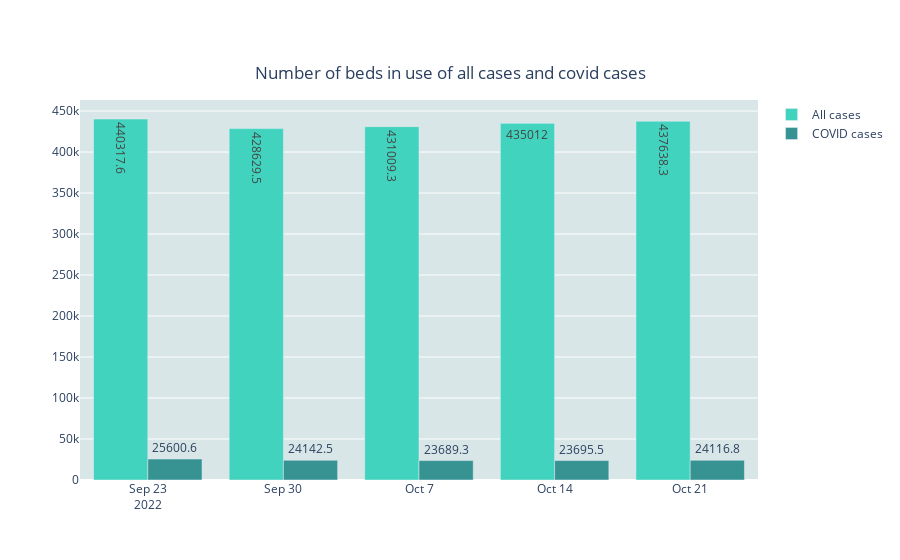

Notebook code for this chart:
### Markdown cell above
## 1.4 Number of Beds in use of all cases and covid cases

This bar plot shows the total number of hospital beds used per week for all causes and covid cases in the recent five weeks. On Oct 21, 2022, 2626 more beds were in use for all cases, and there are 421 beds occupied by patients have Covid.

### Code cell
# IV
with conn.transaction():
    # Extract the number of beds in use    
    cur.execute("SELECT report_date, SUM(total_occupied_0) "
                "AS total_occupied_all, "
                "SUM(inpatient_beds_occupied_covid) "
                "AS total_occupied_covid FROM "
                "(SELECT report_date, inpatient_beds_occupied_covid, "
                "total_adult_hospital_beds_occupied + "
                "total_pediatric_hospital_beds_occupied + "
                "total_icu_beds_occupied + "
                "inpatient_beds_occupied_covid AS total_occupied_0 "
                "FROM facility_reports) AS a "
                "GROUP BY report_date "
                "ORDER BY report_date;")
    data_used = pd.DataFrame(
        cur.fetchall(), columns=["report_date", 
                                 "all_used_beds",
                                 "covid_used_beds"]
        )


# Make the bar plot
fig_4_bar = go.Figure()
fig_4_bar.add_trace(go.Bar(
    x=data_used['report_date'],
    y=data_used['all_used_beds'],
    text=data_used['all_used_beds'],
    textposition='auto',
    name='All cases',
    marker_color='#41D3BD'
))
fig_4_bar.add_trace(go.Bar(
    x=data_used['report_date'],
    y=data_used['covid_used_beds'],
    text=data_used['covid_used_beds'],
    textposition='auto',
    name='COVID cases',
    marker_color='#379392'
))

fig_4_bar.update_layout(
    title={
        "text":"Number of beds in use of all cases and covid cases",
        "y":0.88,
        "x":0.5,
        "xanchor":"center",
        "yanchor":"top"
    },
    plot_bgcolor='#D8E6E7')

fig_4_bar.show()

### Figure 1 — Plotly figure (JSON) as saved in the notebook; plotly's stock layout.template omitted (floating-point values rounded to 4 significant figures)
{"data": [{"marker": {"color": "#41D3BD"}, "name": "All cases", "text": [440300.0, 428600.0, 431000.0, 435012, 437600.0], "textposition": "auto", "type": "bar", "x": ["2022-09-23", "2022-09-30", "2022-10-07", "2022-10-14", "2022-10-21"], "y": [440300.0, 428600.0, 431000.0, 435012, 437600.0]}, {"marker": {"color": "#379392"}, "name": "COVID cases", "text": [25600.0, 24140.0, 23690.0, 23700.0, 24120.0], "textposition": "auto", "type": "bar", "x": ["2022-09-23", "2022-09-30", "2022-10-07", "2022-10-14", "2022-10-21"], "y": [25600.0, 24140.0, 23690.0, 23700.0, 24120.0]}], "layout": {"plot_bgcolor": "#D8E6E7", "title": {"text": "Number of beds in use of all cases and covid cases", "x": 0.5, "xanchor": "center", "y": 0.88, "yanchor": "top"}}}
